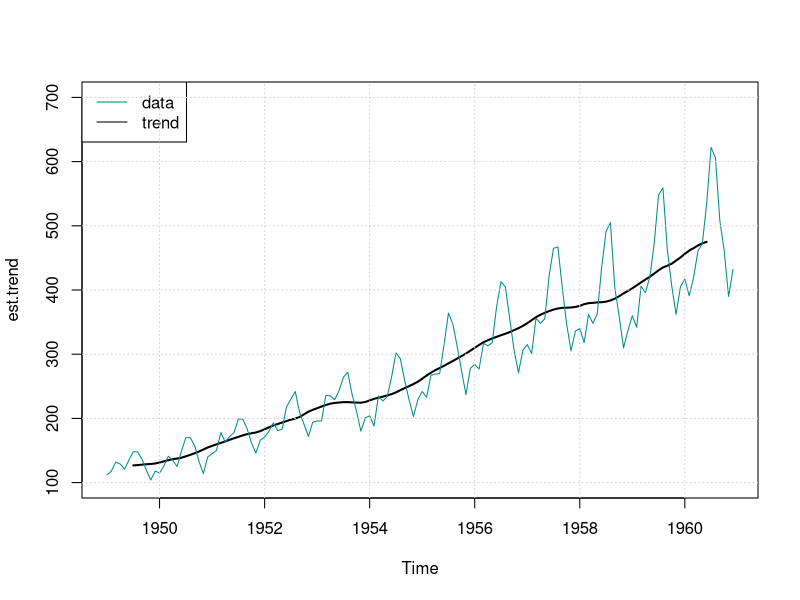
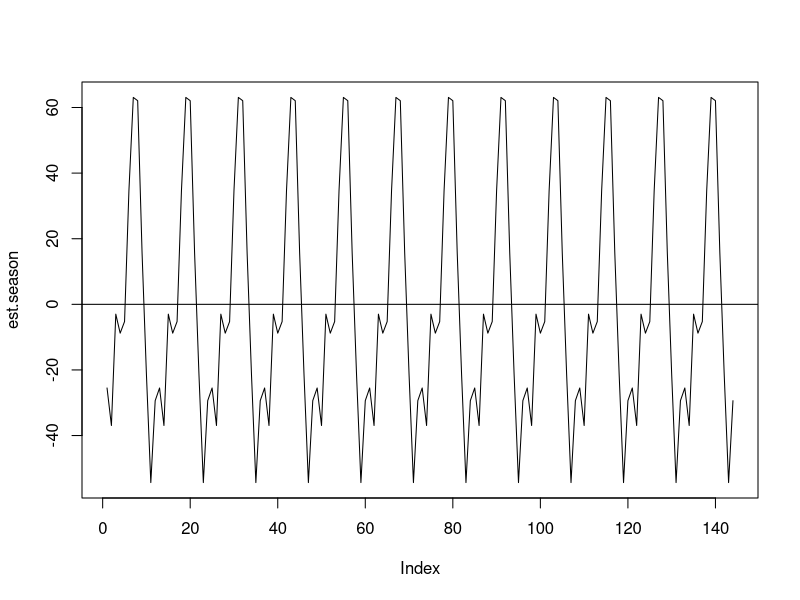
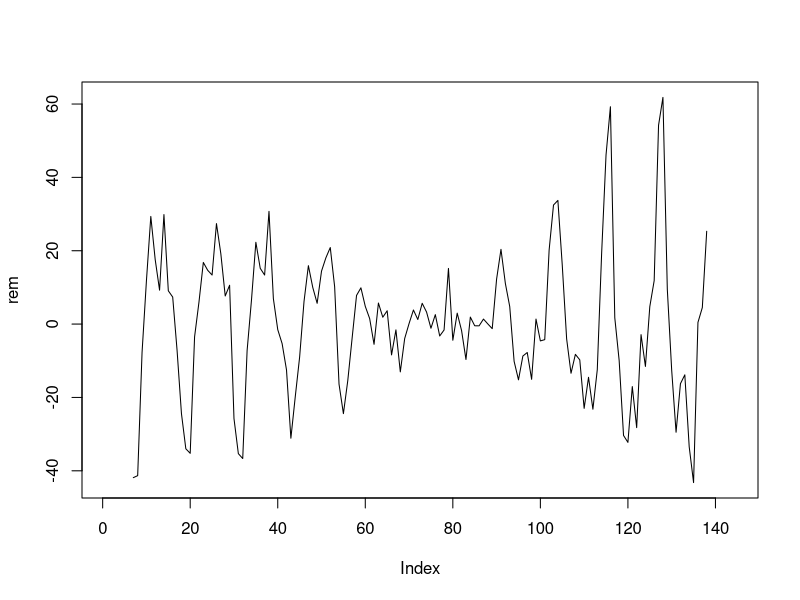
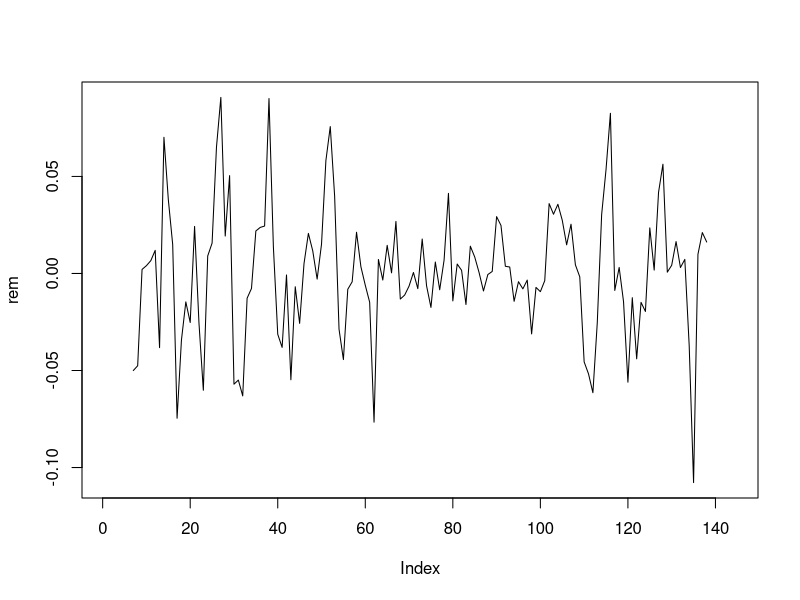
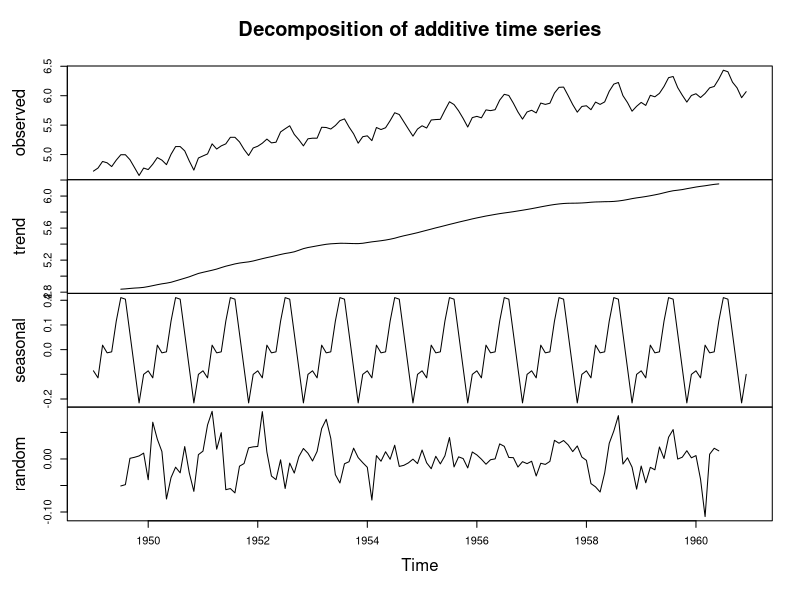
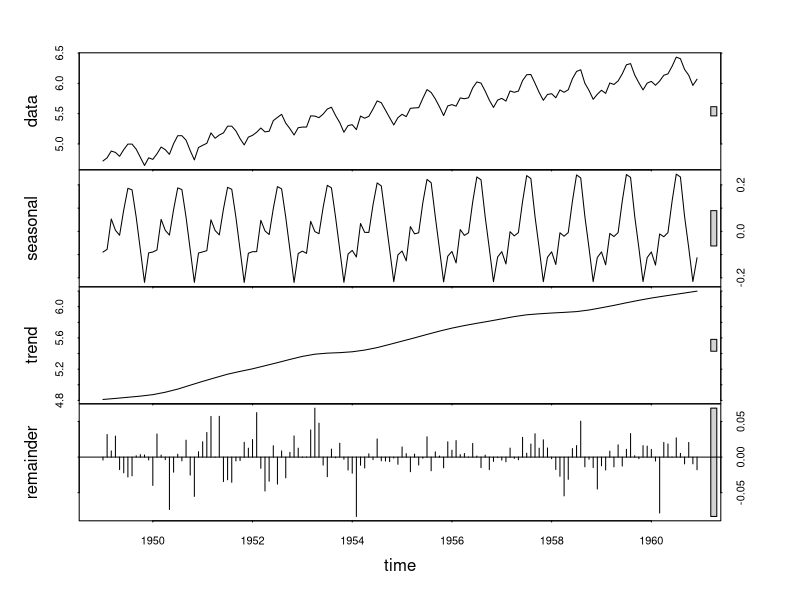
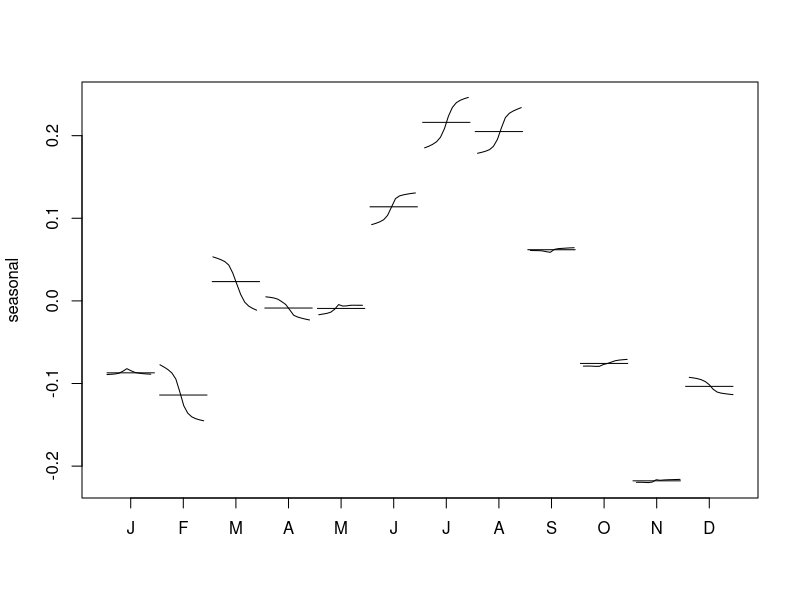

The R source for these figures, in order:
## Example Introduction to Time Series 3.7
# Filter
weights = c(0.5, rep(1, 11), 0.5) / 12
est.trend <- filter(AirPassengers, filter = weights, sides = 2)

# plot Original and filtered data
plot(est.trend, lwd = 2, ylim = c(100, 700))
lines(AirPassengers, col = "darkcyan")
legend("topleft", legend = c("data", "trend"), lty = 1,
       col = c("darkcyan", "black"))
grid()

## Example Introduction to Time Series 3.8

# Substract trend from data
est.season <- AirPassengers - est.trend
cyc <- factor(cycle(AirPassengers))
head(cyc)

length(cyc)

# Take mean and group by month
est.season.month <- tapply(est.season, cyc, mean, na.rm = T)
head(est.season.month)

length(est.season.month)

est.season <- est.season.month[cyc]

# Plot season estimates
plot(est.season, type = "l")
abline(h = 0)

## Example Introduction to Time Series 3.9
# Plot estimated remainder after removing trend and seasonal effects
est.rem <- AirPassengers - est.trend - est.season
plot(as.vector(est.rem), type = "l", ylab = "rem") # needs fix

# Logarithmic transform
log.data = log(AirPassengers)
# trend estimation of log data
est.trend.log <- filter(log.data, filter = weights, sides = 2)
# seasonality estimation for log data
est.season.log <- log.data - est.trend.log
est.season.month <- tapply(est.season.log, cyc, mean, na.rm = T)
est.season.log <- est.season.month[cyc]

# remainder term estimation for log data
est.rem.log <- log.data - est.trend.log - est.season.log

# Plot Remainder
plot(as.vector(est.rem.log), type = "l", ylab = "rem") 


# Alternative by decompose command
decomposed.data = decompose(log(AirPassengers))
plot(decomposed.data)

## Example Introduction to Time Series 3.10
stl.fit = stl(log(AirPassengers), s.window = 10)
plot(stl.fit)

monthplot(stl.fit)
